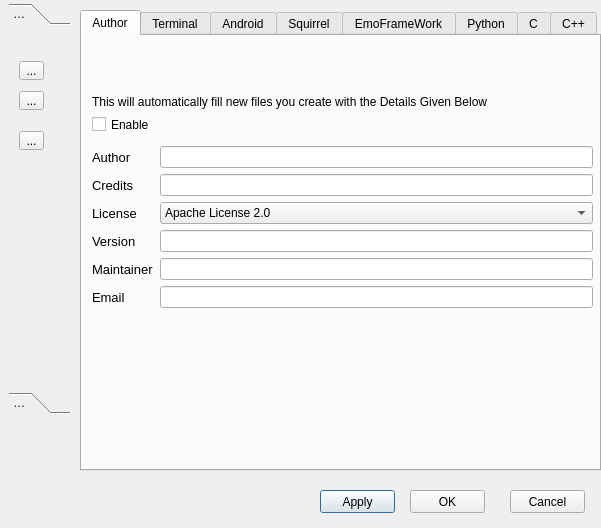
<?xml version="1.0" encoding="UTF-8"?>
<ui version="4.0">
 <class>Dialog</class>
 <widget class="QDialog" name="Dialog">
  <property name="geometry">
   <rect>
    <x>0</x>
    <y>0</y>
    <width>601</width>
    <height>528</height>
   </rect>
  </property>
  <property name="windowTitle">
   <string>Options</string>
  </property>
  <widget class="QToolBox" name="toolBox">
   <property name="geometry">
    <rect>
     <x>9</x>
     <y>3</y>
     <width>61</width>
     <height>411</height>
    </rect>
   </property>
   <property name="currentIndex">
    <number>0</number>
   </property>
   <widget class="QWidget" name="page">
    <property name="geometry">
     <rect>
      <x>0</x>
      <y>0</y>
      <width>61</width>
      <height>357</height>
     </rect>
    </property>
    <attribute name="label">
     <string>Page 1</string>
    </attribute>
    <widget class="QToolButton" name="toolButton">
     <property name="geometry">
      <rect>
       <x>10</x>
       <y>30</y>
       <width>25</width>
       <height>19</height>
      </rect>
     </property>
     <property name="text">
      <string>...</string>
     </property>
    </widget>
    <widget class="QToolButton" name="toolButton_2">
     <property name="geometry">
      <rect>
       <x>10</x>
       <y>60</y>
       <width>25</width>
       <height>19</height>
      </rect>
     </property>
     <property name="text">
      <string>...</string>
     </property>
    </widget>
    <widget class="QToolButton" name="toolButton_3">
     <property name="geometry">
      <rect>
       <x>10</x>
       <y>100</y>
       <width>25</width>
       <height>19</height>
      </rect>
     </property>
     <property name="text">
      <string>...</string>
     </property>
    </widget>
   </widget>
   <widget class="QWidget" name="page_2">
    <property name="geometry">
     <rect>
      <x>0</x>
      <y>0</y>
      <width>61</width>
      <height>357</height>
     </rect>
    </property>
    <attribute name="label">
     <string>Page 2</string>
    </attribute>
   </widget>
  </widget>
  <widget class="QTabWidget" name="tabWidget">
   <property name="geometry">
    <rect>
     <x>80</x>
     <y>10</y>
     <width>521</width>
     <height>461</height>
    </rect>
   </property>
   <property name="currentIndex">
    <number>0</number>
   </property>
   <widget class="QWidget" name="tab">
    <attribute name="title">
     <string>Author</string>
    </attribute>
    <widget class="QWidget" name="formLayoutWidget">
     <property name="geometry">
      <rect>
       <x>10</x>
       <y>110</y>
       <width>501</width>
       <height>241</height>
      </rect>
     </property>
     <layout class="QFormLayout" name="formLayout">
      <item row="0" column="0">
       <widget class="QLabel" name="label">
        <property name="font">
         <font>
          <pointsize>10</pointsize>
         </font>
        </property>
        <property name="text">
         <string>Author</string>
        </property>
       </widget>
      </item>
      <item row="1" column="0">
       <widget class="QLabel" name="label_2">
        <property name="font">
         <font>
          <pointsize>10</pointsize>
         </font>
        </property>
        <property name="text">
         <string>Credits</string>
        </property>
       </widget>
      </item>
      <item row="2" column="0">
       <widget class="QLabel" name="label_3">
        <property name="font">
         <font>
          <pointsize>10</pointsize>
         </font>
        </property>
        <property name="text">
         <string>License</string>
        </property>
       </widget>
      </item>
      <item row="3" column="0">
       <widget class="QLabel" name="label_4">
        <property name="font">
         <font>
          <pointsize>10</pointsize>
         </font>
        </property>
        <property name="text">
         <string>Version</string>
        </property>
       </widget>
      </item>
      <item row="4" column="0">
       <widget class="QLabel" name="label_5">
        <property name="font">
         <font>
          <pointsize>10</pointsize>
         </font>
        </property>
        <property name="text">
         <string>Maintainer</string>
        </property>
       </widget>
      </item>
      <item row="5" column="0">
       <widget class="QLabel" name="label_6">
        <property name="font">
         <font>
          <pointsize>10</pointsize>
         </font>
        </property>
        <property name="text">
         <string>Email</string>
        </property>
       </widget>
      </item>
      <item row="0" column="1">
       <widget class="QLineEdit" name="lineEdit"/>
      </item>
      <item row="1" column="1">
       <widget class="QLineEdit" name="lineEdit_2"/>
      </item>
      <item row="4" column="1">
       <widget class="QLineEdit" name="lineEdit_5"/>
      </item>
      <item row="5" column="1">
       <widget class="QLineEdit" name="lineEdit_6"/>
      </item>
      <item row="2" column="1">
       <widget class="QComboBox" name="comboBox">
        <item>
         <property name="text">
          <string>Apache License 2.0</string>
         </property>
        </item>
        <item>
         <property name="text">
          <string>Artistic License/GPL</string>
         </property>
        </item>
        <item>
         <property name="text">
          <string>Eclipse Plugin License 1.0</string>
         </property>
        </item>
        <item>
         <property name="text">
          <string>GNU General Public License v2</string>
         </property>
        </item>
        <item>
         <property name="text">
          <string>GNU General Public License v3</string>
         </property>
        </item>
        <item>
         <property name="text">
          <string>GNU Lesser General Public License</string>
         </property>
        </item>
        <item>
         <property name="text">
          <string>MIT  License</string>
         </property>
        </item>
        <item>
         <property name="text">
          <string>Mozilla Public License 1.1</string>
         </property>
        </item>
        <item>
         <property name="text">
          <string>New BSD License</string>
         </property>
        </item>
        <item>
         <property name="text">
          <string>Other</string>
         </property>
        </item>
       </widget>
      </item>
      <item row="3" column="1">
       <widget class="QLineEdit" name="lineEdit_4"/>
      </item>
     </layout>
    </widget>
    <widget class="QCheckBox" name="checkBox">
     <property name="geometry">
      <rect>
       <x>10</x>
       <y>80</y>
       <width>70</width>
       <height>17</height>
      </rect>
     </property>
     <property name="text">
      <string>Enable </string>
     </property>
    </widget>
    <widget class="QLabel" name="label_7">
     <property name="geometry">
      <rect>
       <x>10</x>
       <y>50</y>
       <width>401</width>
       <height>31</height>
      </rect>
     </property>
     <property name="text">
      <string>This will automatically fill new files you create with the Details Given Below</string>
     </property>
    </widget>
   </widget>
   <widget class="QWidget" name="tab_2">
    <attribute name="title">
     <string>Terminal</string>
    </attribute>
   </widget>
   <widget class="QWidget" name="tab_3">
    <attribute name="title">
     <string>Android</string>
    </attribute>
    <widget class="QLabel" name="label_8">
     <property name="geometry">
      <rect>
       <x>70</x>
       <y>90</y>
       <width>21</width>
       <height>16</height>
      </rect>
     </property>
     <property name="text">
      <string>SDK:</string>
     </property>
    </widget>
    <widget class="QLineEdit" name="lineEdit_3">
     <property name="geometry">
      <rect>
       <x>100</x>
       <y>90</y>
       <width>341</width>
       <height>20</height>
      </rect>
     </property>
    </widget>
    <widget class="QLabel" name="label_9">
     <property name="geometry">
      <rect>
       <x>70</x>
       <y>130</y>
       <width>31</width>
       <height>16</height>
      </rect>
     </property>
     <property name="text">
      <string>NDK:</string>
     </property>
    </widget>
    <widget class="QLineEdit" name="lineEdit_7">
     <property name="geometry">
      <rect>
       <x>100</x>
       <y>130</y>
       <width>341</width>
       <height>20</height>
      </rect>
     </property>
    </widget>
    <widget class="QToolButton" name="toolButton_4">
     <property name="geometry">
      <rect>
       <x>450</x>
       <y>90</y>
       <width>51</width>
       <height>19</height>
      </rect>
     </property>
     <property name="text">
      <string>Browse</string>
     </property>
    </widget>
    <widget class="QToolButton" name="toolButton_5">
     <property name="geometry">
      <rect>
       <x>450</x>
       <y>130</y>
       <width>51</width>
       <height>19</height>
      </rect>
     </property>
     <property name="text">
      <string>Browse</string>
     </property>
    </widget>
    <widget class="QLabel" name="label_10">
     <property name="geometry">
      <rect>
       <x>20</x>
       <y>210</y>
       <width>71</width>
       <height>16</height>
      </rect>
     </property>
     <property name="text">
      <string>Logcat Filters:</string>
     </property>
    </widget>
    <widget class="QLineEdit" name="lineEdit_8">
     <property name="geometry">
      <rect>
       <x>100</x>
       <y>210</y>
       <width>341</width>
       <height>20</height>
      </rect>
     </property>
    </widget>
   </widget>
   <widget class="QWidget" name="tab_4">
    <attribute name="title">
     <string>Squirrel</string>
    </attribute>
    <widget class="QLineEdit" name="lineEdit_9">
     <property name="geometry">
      <rect>
       <x>120</x>
       <y>70</y>
       <width>281</width>
       <height>20</height>
      </rect>
     </property>
    </widget>
    <widget class="QLabel" name="label_11">
     <property name="geometry">
      <rect>
       <x>50</x>
       <y>70</y>
       <width>61</width>
       <height>16</height>
      </rect>
     </property>
     <property name="text">
      <string>Interpreter:</string>
     </property>
    </widget>
    <widget class="QToolButton" name="toolButton_6">
     <property name="geometry">
      <rect>
       <x>420</x>
       <y>70</y>
       <width>61</width>
       <height>19</height>
      </rect>
     </property>
     <property name="text">
      <string>Browse</string>
     </property>
    </widget>
   </widget>
   <widget class="QWidget" name="tab_5">
    <attribute name="title">
     <string>EmoFrameWork</string>
    </attribute>
   </widget>
   <widget class="QWidget" name="tab_6">
    <attribute name="title">
     <string>Python</string>
    </attribute>
    <widget class="QLabel" name="label_12">
     <property name="geometry">
      <rect>
       <x>40</x>
       <y>80</y>
       <width>61</width>
       <height>16</height>
      </rect>
     </property>
     <property name="text">
      <string>Interpreter:</string>
     </property>
    </widget>
    <widget class="QToolButton" name="toolButton_7">
     <property name="geometry">
      <rect>
       <x>410</x>
       <y>80</y>
       <width>61</width>
       <height>19</height>
      </rect>
     </property>
     <property name="text">
      <string>Browse</string>
     </property>
    </widget>
    <widget class="QLineEdit" name="lineEdit_10">
     <property name="geometry">
      <rect>
       <x>110</x>
       <y>80</y>
       <width>281</width>
       <height>20</height>
      </rect>
     </property>
    </widget>
   </widget>
   <widget class="QWidget" name="tab_7">
    <attribute name="title">
     <string>C</string>
    </attribute>
    <widget class="QLabel" name="label_13">
     <property name="geometry">
      <rect>
       <x>40</x>
       <y>70</y>
       <width>61</width>
       <height>16</height>
      </rect>
     </property>
     <property name="text">
      <string>Interpreter:</string>
     </property>
    </widget>
    <widget class="QToolButton" name="toolButton_8">
     <property name="geometry">
      <rect>
       <x>410</x>
       <y>70</y>
       <width>61</width>
       <height>19</height>
      </rect>
     </property>
     <property name="text">
      <string>Browse</string>
     </property>
    </widget>
    <widget class="QLineEdit" name="lineEdit_11">
     <property name="geometry">
      <rect>
       <x>110</x>
       <y>70</y>
       <width>281</width>
       <height>20</height>
      </rect>
     </property>
    </widget>
   </widget>
   <widget class="QWidget" name="tab_8">
    <attribute name="title">
     <string>C++</string>
    </attribute>
    <widget class="QLabel" name="label_14">
     <property name="geometry">
      <rect>
       <x>40</x>
       <y>80</y>
       <width>61</width>
       <height>16</height>
      </rect>
     </property>
     <property name="text">
      <string>Interpreter:</string>
     </property>
    </widget>
    <widget class="QToolButton" name="toolButton_9">
     <property name="geometry">
      <rect>
       <x>410</x>
       <y>80</y>
       <width>61</width>
       <height>19</height>
      </rect>
     </property>
     <property name="text">
      <string>Browse</string>
     </property>
    </widget>
    <widget class="QLineEdit" name="lineEdit_12">
     <property name="geometry">
      <rect>
       <x>110</x>
       <y>80</y>
       <width>281</width>
       <height>20</height>
      </rect>
     </property>
    </widget>
   </widget>
  </widget>
  <widget class="QPushButton" name="pushButton">
   <property name="geometry">
    <rect>
     <x>320</x>
     <y>490</y>
     <width>75</width>
     <height>23</height>
    </rect>
   </property>
   <property name="text">
    <string>Apply</string>
   </property>
  </widget>
  <widget class="QPushButton" name="pushButton_2">
   <property name="geometry">
    <rect>
     <x>410</x>
     <y>490</y>
     <width>75</width>
     <height>23</height>
    </rect>
   </property>
   <property name="text">
    <string>OK</string>
   </property>
  </widget>
  <widget class="QPushButton" name="pushButton_3">
   <property name="geometry">
    <rect>
     <x>510</x>
     <y>490</y>
     <width>75</width>
     <height>23</height>
    </rect>
   </property>
   <property name="text">
    <string>Cancel</string>
   </property>
  </widget>
  <action name="actionApply">
   <property name="text">
    <string>apply</string>
   </property>
  </action>
 </widget>
 <resources/>
 <connections>
  <connection>
   <sender>pushButton</sender>
   <signal>clicked()</signal>
   <receiver>actionApply</receiver>
   <slot>trigger()</slot>
   <hints>
    <hint type="sourcelabel">
     <x>357</x>
     <y>501</y>
    </hint>
    <hint type="destinationlabel">
     <x>-1</x>
     <y>-1</y>
    </hint>
   </hints>
  </connection>
 </connections>
</ui>
